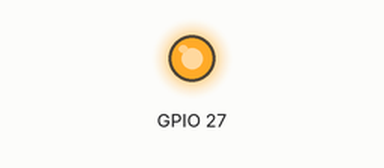
Recording of a program running on a simulated Raspberry Pi (BCM pin numbers). On the bench: output pins drawn as LEDs (lit = HIGH).

Above: at 1.0 s.
At 3.0 s:
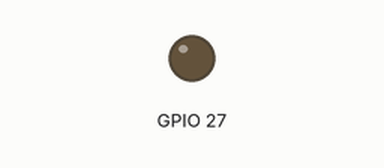
Timing chart, 0 to 5.2 s (numbered marks = the images above):
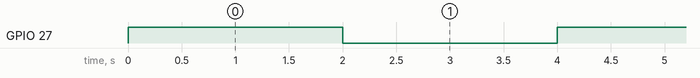

Measured:
- by itself, GPIO 27: alternates HIGH for 2.0 s and LOW for 2.0 s

The program:

led.py
```python
import RPi.GPIO as GPIO						# Import libraries
import time
GPIO.setmode(GPIO.BCM)						# Set GPIOs of Raspberry pi for BCM2836 architecture
GPIO.setup(27, GPIO.OUT)						# set GPIO 25 as output

while True:
	GPIO.output(27, GPIO.HIGH)				# set GPIO 25 High
	time.sleep(2)					# set time delay of 2 sec for LED toggling
	GPIO.output(27, GPIO.LOW)				# set GPIO 25 Low
	time.sleep(2)					# set time delay of 2 sec for LED toggling
```
